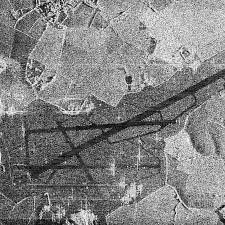
#> input picture Practice_3/sar_3.jpg, 225 x 225 px
$ jupyter execute Task_3.ipynb   (older library calls are emulated)
#> lines starting #> are read from the running program, lines starting #| are printed output that depends on the picture; after the words box and inside, x2 and y2 are one past the last pixel; in counts of white or black regions, pixels touching at a corner belong together
[cell 1]
import numpy as np
import cv2
import matplotlib.pyplot as plt

[cell 2]
image = cv2.imread('sar_3.jpg')
#> image is the input picture: shape (225, 225, 3); min 0, max 255, mean 130.6
image_gray = cv2.cvtColor(image, cv2.COLOR_BGR2GRAY)

# 1. Для изображения sar_3.jpg найти наиболее протяженный участок (выделить линии при помощи преобразования Хафа).

[cell 3]
canny = cv2.Canny(image_gray,100,150,apertureSize = 3)
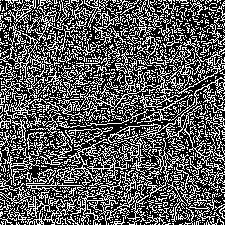
#> canny: shape (225, 225); 35.3% white in thin lines or dots
lines = cv2.HoughLines(canny, 1, np.pi / 180, 140)
#> lines = 29 rows, first 8: [161, 0.785], [-6, 2.36], [156, 0.785], [-4, 2.36], [1, 2.36], [168, 0.785], [-1, 2.36], [163, 0.785]

[cell 4]
import math

max_length = 0
longest_line = None
if lines is not None:
        for i in range(0, len(lines)):
            rho = lines[i][0][0]
            theta = lines[i][0][1]
            a = math.cos(theta)
            b = math.sin(theta)
            x0 = a * rho
            y0 = b * rho
            pt1 = (int(x0 + 1000*(-b)), int(y0 + 1000*(a)))
            pt2 = (int(x0 - 1000*(-b)), int(y0 - 1000*(a)))
            length = np.sqrt((pt1[0] - pt2[0]) ** 2 + (pt1[1] - pt2[1]) ** 2)
            if length > max_length:
                max_length = length
                longest_line = (pt1, pt2)
#> this loop made 29 passes
#> (rho, theta, a, b, x0, y0, length, max_length) on passes 1, 22: (161, 0.785, 0.707, 0.707, 113.8, 113.8, 1998.3, 1998.3), (172, 1.08, 0.469, 0.883, 80.75, 151.9, 1998.8, 1998.8)
#> (rho, theta, a, b, x0, y0, pt1, pt2) on passes 2 to 7: (-6, 2.36, -0.707, 0.707, 4.24, -4.24, (-702, -711), (711, 702)), (156, 0.785, 0.707, 0.707, 110.3, 110.3, (-596, 817), (817, -596)), (-4, 2.36, -0.707, 0.707, 2.83, -2.83, (-704, -709), (709, 704)), (1, 2.36, -0.707, 0.707, -0.707, 0.707, (-707, -706), (706, 707)), (168, 0.785, 0.707, 0.707, 118.8, 118.8, (-588, 825), (825, -588)), (-1, 2.36, -0.707, 0.707, 0.707, -0.707, (-706, -707), (707, 706))
#> after the loop, max_length = 1998.8
        if longest_line is not None:
            image_with_line = image.copy();
            cv2.line(image_with_line, longest_line[0], longest_line[1], (0, 0, 255), 3, cv2.LINE_AA)
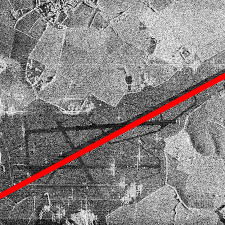
#> image_with_line: shape (225, 225, 3); 3.35% of pixels changed, all inside (x1, y1, x2, y2) = (0, 72, 225, 200)

[cell 5]
plt.imshow(image_with_line, cmap="gray")

# 2. Для изображения sar_3.jpg провести исследование алгоритмов бинаризации, выделить участок дорожной полосы.

## Точечная бинаризация

[cell 6]
import copy

bin_img = copy.deepcopy(image_gray)
T = 50
bin_img[image_gray < T] = 0
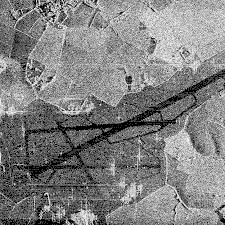
#> bin_img: shape (225, 225); min 0, max 255, mean 128.7
bin_img[image_gray >= T] = 255
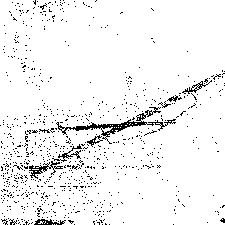
#> bin_img: shape (225, 225); 94.6% white; black in thin lines or dots

[cell 7]
plt.imshow(bin_img, cmap="gray")

## Бинаризация Отсу

[cell 8]
_,th2 = cv2.threshold(image_gray,0,255,cv2.THRESH_BINARY+cv2.THRESH_OTSU)
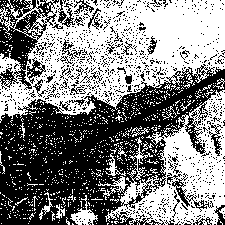
#> th2: shape (225, 225); 51.4% white; 1013 black regions (974 under 20 px), largest, box (x1, y1, x2, y2) and area: (0, 64, 225, 225) 17840, (0, 0, 59, 90) 2187, (167, 173, 214, 212) 328

[cell 9]
plt.imshow(th2, cmap="gray")

## Адаптивная бинаризация

[cell 10]
th3 = cv2.adaptiveThreshold(image_gray,255,cv2.ADAPTIVE_THRESH_GAUSSIAN_C, cv2.THRESH_BINARY,71,21)
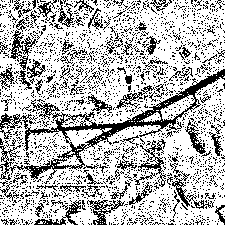
#> th3: shape (225, 225); 71.7% white; black in thin lines or dots
plt.imshow(th3, cmap="gray")

## Оператор Собеля

[cell 11]
scale = 1
delta = 0
ddepth = cv2.CV_16S
grad_x = cv2.Sobel(image_gray, ddepth, 1, 0, ksize=3, scale=scale, delta=delta, borderType=cv2.BORDER_DEFAULT)
grad_y = cv2.Sobel(image_gray, ddepth, 0, 1, ksize=3, scale=scale, delta=delta, borderType=cv2.BORDER_DEFAULT)

[cell 12]
plt.imshow((grad_x - grad_x.min())*255, cmap="gray")

[cell 13]
plt.imshow((grad_y - grad_y.min())*255, cmap="gray")
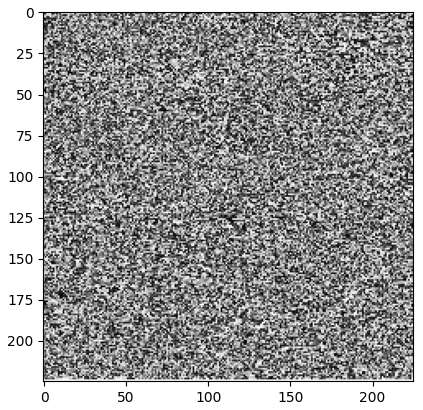
#> figure drawn by matplotlib, 1 panel

[cell 14]
grad = cv2.addWeighted(grad_x, 0.5, grad_y, 0.5,0.0)
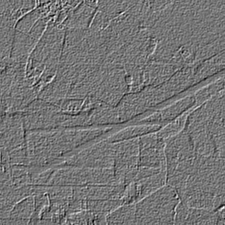
#> grad: shape (225, 225) int16; min -498, max 582, mean -0.2; drawn with min black and max white
plt.imshow((grad - grad.min())*255, cmap="gray")
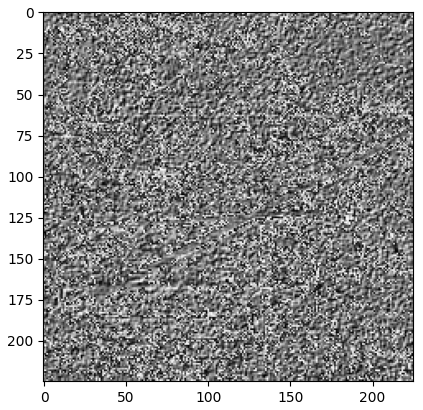
#> figure drawn by matplotlib, 1 panel

## Canny

[cell 15]
edges = cv2.Canny(image_gray,100,200)
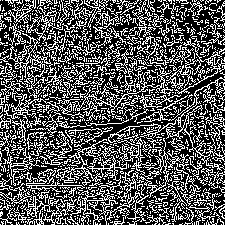
#> edges: shape (225, 225); 34.2% white in thin lines or dots
plt.imshow(edges, cmap="gray")
